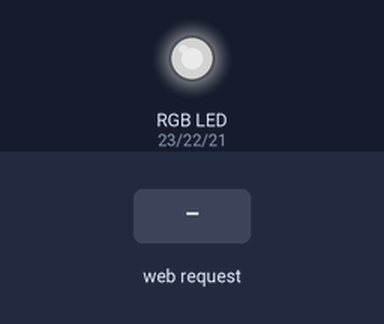
The program below on a simulated ESP32. Parts: an RGB LED mixed from three pins (HIGH = lit). Inputs (shaded band) come from the test bench. Dim RGB values are drawn brighter than linear; WiFi joins after 1.5 s; servers stay silent unless stated; not simulated (calls return 0 or success): secrets.h; what the program prints to the serial monitor is not drawn.

Above: at 2.7 s.
2.8 s: HTTP request GET /color?red=1&green=1&blue=1 received
5.8 s: HTTP request GET /idle received
At 6.56 s:
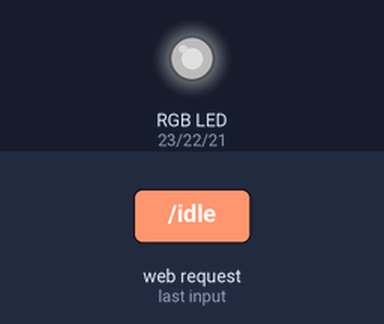
At 8.7 s:
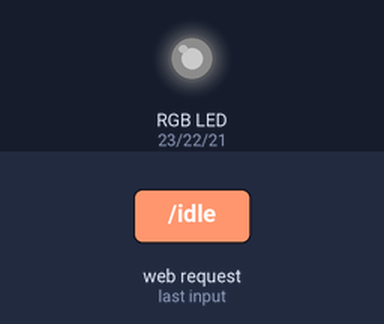
8.8 s: HTTP request GET /color?red=120&green=120&blue=120 received
Timing chart, 0 to 13.3 s (numbered marks = the images above; inputs shaded):
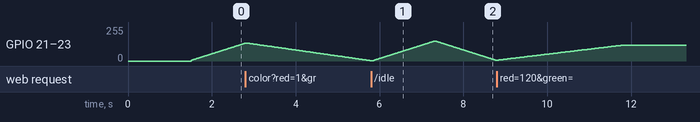

The program:

main.cpp
```cpp
#include <Arduino.h>
#include <esp_task_wdt.h>

#include "WiFi.h"
#include "ESPAsyncWebServer.h"

#include "secrets.h"

#define RED_PIN 23
#define GREEN_PIN 22
#define BLUE_PIN 21

#define WATCHDOG_TIMEOUT_S 30

bool idle = true;
int red = 0, green = 0, blue = 0;
int lastRed = 0, lastGreen = 0, lastBlue = 0;
int counter = 1;

AsyncWebServer server(80);

void setColor(int redValue, int greenValue, int blueValue) {
  analogWrite(RED_PIN, redValue);
  analogWrite(GREEN_PIN, greenValue);
  analogWrite(BLUE_PIN, blueValue);
}

void fadeColor() {
  int redDiff = red - lastRed, greenDiff = green - lastGreen, blueDiff = blue - lastBlue;
  int redValue, greenValue, blueValue;

  int fadeDelay = 20, duration = 3000;
  int steps = duration / fadeDelay;

  for (int i = 0; i < steps; i++) {
    redValue = lastRed + (redDiff * i / steps);
    greenValue = lastGreen + (greenDiff * i / steps);
    blueValue = lastGreen + (blueDiff * i / steps);

    setColor(redValue, greenValue, blueValue);
    delay(fadeDelay);
  }
}

void setup(){
  Serial.begin(115200);
  esp_task_wdt_init(WATCHDOG_TIMEOUT_S, false);

  // Led strips setup
  pinMode(RED_PIN, OUTPUT);
  pinMode(GREEN_PIN, OUTPUT);
  pinMode(BLUE_PIN, OUTPUT);

  // Connect to Wi-Fi network with SSID and password
  WiFi.mode(WIFI_STA);

  Serial.print("Connecting to ");
  Serial.println(ucsdSSID);
  WiFi.begin(ucsdSSID, ucsdPassword);
  while (WiFi.status() != WL_CONNECTED) {
    delay(500);
    Serial.print(".");
  }

  Serial.println(WiFi.localIP());

  // Webserver routes
  server.on("/color", HTTP_GET, [](AsyncWebServerRequest *request) {
    int requestedRed = request->getParam("red")->value().toInt();
    int requestedGreen = request->getParam("green")->value().toInt();
    int requestedBlue = request->getParam("blue")->value().toInt();

    if ((requestedRed >= 0 && requestedRed <= 255) &&
        (requestedGreen >= 0 && requestedGreen <= 255) &&
        (requestedBlue >= 0 && requestedBlue <= 255)) {

          // Save last colors
          lastRed = red;
          lastGreen = green;
          lastBlue = blue;

          // Set current colors
          red = requestedRed;
          green = requestedGreen;
          blue = requestedBlue;

          idle = false;

          // Change color
          fadeColor();
        }

    Serial.println("RGB=(" + String(red) + ", " + String(green) + ", "  + String(blue) + ")");
    Serial.println();

    request->send(200);
  });

  // Webserver routes
  server.on("/idle", HTTP_GET, [](AsyncWebServerRequest *request) {
    red = green = blue = 0;
    idle = true;
    counter = 1;

    request->send(200);
  });

  // Webserver routes
  server.on("/off", HTTP_GET, [](AsyncWebServerRequest *request) {
    red = green = blue = 0;
    idle = false;
    setColor(0, 0, 0);

    request->send(200);
  });

  server.begin();
}

void loop() {
  if (idle) {
    // Do idle fade protocol
    if (red < 5 || green < 5 || blue < 5) {
      red = green = blue = 5;
      counter = 1;
    }
    else if (red > 150 || green > 150 || blue > 150) {
      red = green = blue = 150;
      counter = -1;
    }

    red = red + counter;
    green = green + counter;
    blue = blue + counter;

    delay(10);
    setColor(red, green, blue);
  }
}
```
